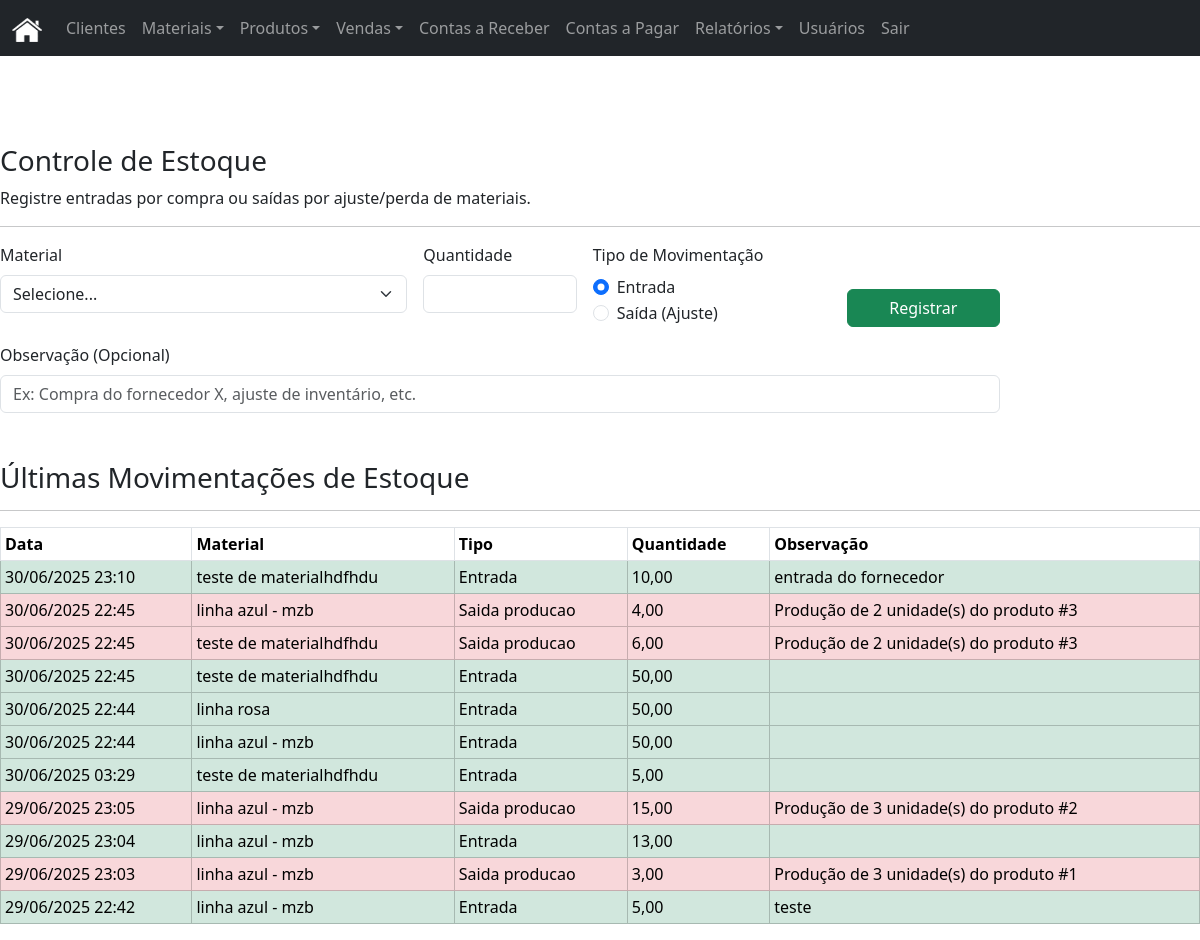
The page /index.php?page=materiais/estoque (signed in) on the database its author committed.
### tables this page shows
CREATE TABLE `movimentacao_estoque` (
  `id` int(11) NOT NULL AUTO_INCREMENT,
  `material_id` int(11) NOT NULL,
  `tipo_movimentacao` enum('entrada','saida_producao','ajuste_positivo','ajuste_negativo') NOT NULL,
  `quantidade` decimal(10,2) NOT NULL,
  `data_movimentacao` timestamp NOT NULL DEFAULT current_timestamp(),
  `observacao` varchar(255) DEFAULT NULL,
  PRIMARY KEY (`id`),
  KEY `material_id` (`material_id`),
  CONSTRAINT `movimentacao_estoque_ibfk_1` FOREIGN KEY (`material_id`) REFERENCES `materiais` (`id`) ON DELETE CASCADE
);

CREATE TABLE `materiais` (
  `id` int(11) NOT NULL AUTO_INCREMENT,
  `nome` varchar(255) NOT NULL,
  `unidade_medida` varchar(50) NOT NULL,
  `preco_custo` decimal(10,2) NOT NULL,
  `estoque_atual` decimal(10,2) NOT NULL DEFAULT 0.00,
  PRIMARY KEY (`id`)
);

### modulos/materiais/estoque.php (the view, shortened to what this page needs)
<?php
$movimentacoes = $pdo->query("
    SELECT m.nome, me.tipo_movimentacao, me.quantidade, me.data_movimentacao, me.observacao
    FROM movimentacao_estoque me
    JOIN materiais m ON me.material_id = m.id
    ORDER BY me.data_movimentacao DESC LIMIT 20
")->fetchAll();
?>
<h3>Controle de Estoque</h3>
<p>Registre entradas por compra ou saídas por ajuste/perda de materiais.</p>
<hr>
<form method="POST" action="modulos/materiais/actions.php" class="col-md-10">
    <div class="row g-3">
        <div class="col-md-5">
            <label for="material_id" class="form-label">Material</label>
            <select class="form-select" id="material_id" name="material_id" required>
                <option value="">Selecione...</option>
            </select>
        </div>
        <div class="col-md-2">
             <label for="quantidade" class="form-label">Quantidade</label>
            <input type="number" step="0.01" class="form-control" id="quantidade" name="quantidade" required>
        </div>
        <div class="col-md-3">
            <label class="form-label">Tipo de Movimentação</label>
            <div class="form-check">
                <input class="form-check-input" type="radio" name="tipo_movimentacao" id="entrada" value="entrada" checked>
                <label class="form-check-label" for="entrada">Entrada</label>
            </div>
            <div class="form-check">
                <input class="form-check-input" type="radio" name="tipo_movimentacao" id="saida" value="ajuste_negativo">
                <label class="form-check-label" for="saida">Saída (Ajuste)</label>
            </div>
        </div>
        <div class="col-md-2 d-flex align-items-end">
            <button type="submit" class="btn btn-success w-100">Registrar</button>
        </div>
        <div class="col-12">
            <label for="observacao" class="form-label">Observação (Opcional)</label>
            <input type="text" class="form-control" id="observacao" name="observacao" placeholder="Ex: Compra do fornecedor X, ajuste de inventário, etc.">
        </div>
    </div>
</form>
<h3 class="mt-5">Últimas Movimentações de Estoque</h3>
<hr>
<table class="table table-sm table-bordered">
    <thead>
        <tr>
            <th>Data</th>
            <th>Material</th>
            <th>Tipo</th>
            <th>Quantidade</th>
            <th>Observação</th>
        </tr>
    </thead>
    <tbody>
        <?php foreach($movimentacoes as $mov): ?>
            <tr class="<?= $mov['tipo_movimentacao'] == 'entrada' ? 'table-success' : 'table-danger' ?>">
                <td><?= date('d/m/Y H:i', strtotime($mov['data_movimentacao'])) ?></td>
                <td><?= htmlspecialchars($mov['nome']) ?></td>
                <td><?= htmlspecialchars(ucfirst(str_replace('_', ' ', $mov['tipo_movimentacao']))) ?></td>
                <td><?= number_format($mov['quantidade'], 2, ',', '.') ?></td>
                <td><?= htmlspecialchars($mov['observacao']) ?></td>
            </tr>
        <?php endforeach; ?>
    </tbody>
</table>

### includes/header.php (style rules this page uses)
body { padding-top: 5rem; }

### rows shown on the page
movimentacao_estoque: data_movimentacao "30/06/2025 23:10", material.nome "teste de materialhdfhdu", tipo_movimentacao "Entrada", quantidade "10,00", observacao "entrada do fornecedor"
movimentacao_estoque: data_movimentacao "30/06/2025 22:45", material.nome "linha azul - mzb", tipo_movimentacao "Saida producao", quantidade "4,00", observacao "Produção de 2 unidade(s) do produto #3"
movimentacao_estoque: data_movimentacao "30/06/2025 22:45", material.nome "teste de materialhdfhdu", tipo_movimentacao "Saida producao", quantidade "6,00", observacao "Produção de 2 unidade(s) do produto #3"
movimentacao_estoque: data_movimentacao "30/06/2025 22:45", material.nome "teste de materialhdfhdu", tipo_movimentacao "Entrada", quantidade "50,00"
movimentacao_estoque: data_movimentacao "30/06/2025 22:44", material.nome "linha rosa", tipo_movimentacao "Entrada", quantidade "50,00"
movimentacao_estoque: data_movimentacao "30/06/2025 22:44", material.nome "linha azul - mzb", tipo_movimentacao "Entrada", quantidade "50,00"
movimentacao_estoque: data_movimentacao "30/06/2025 03:29", material.nome "teste de materialhdfhdu", tipo_movimentacao "Entrada", quantidade "5,00"
movimentacao_estoque: data_movimentacao "29/06/2025 23:05", material.nome "linha azul - mzb", tipo_movimentacao "Saida producao", quantidade "15,00", observacao "Produção de 3 unidade(s) do produto #2"
movimentacao_estoque: data_movimentacao "29/06/2025 23:04", material.nome "linha azul - mzb", tipo_movimentacao "Entrada", quantidade "13,00"
movimentacao_estoque: data_movimentacao "29/06/2025 23:03", material.nome "linha azul - mzb", tipo_movimentacao "Saida producao", quantidade "3,00", observacao "Produção de 3 unidade(s) do produto #1"
movimentacao_estoque: data_movimentacao "29/06/2025 22:42", material.nome "linha azul - mzb", tipo_movimentacao "Entrada", quantidade "5,00", observacao "teste"
